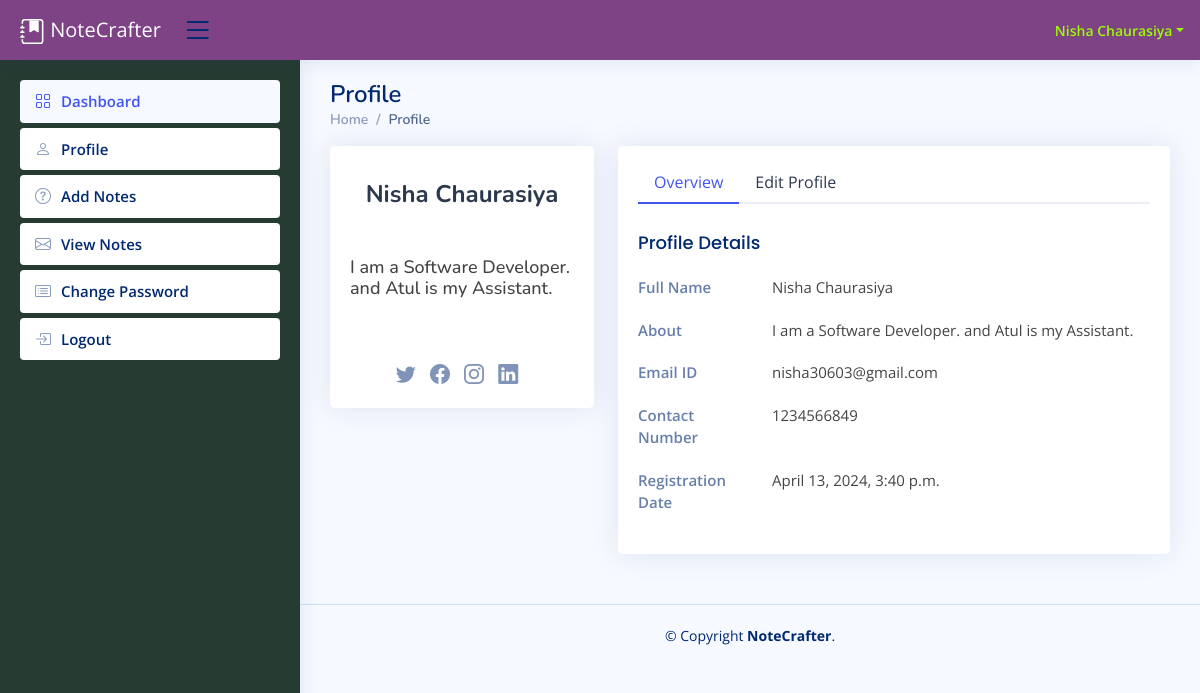
The page /profile (signed in) on the database its author committed.
### enotes/models.py (models this page shows, shortened)
class Signup(models.Model):
    user = models.ForeignKey(User, on_delete=models.CASCADE)
    ContactNo = models.CharField(max_length=10, null=True)
    About = models.CharField(max_length=450, null=True)
    Role = models.CharField(max_length=150, null=True)
    RegDate = models.DateTimeField(auto_now_add=True)

### enotes/views.py (the view, shortened to what this page needs)
# urls.py: path('profile', profile, name='profile'),
@login_required
def profile(request):
    user = request.user
    signup, created = Signup.objects.get_or_create(user=user)
    error = ""
    success_message = ""  # Initialize success_message variable
    return render(request, 'profile.html', {'user': user, 'signup': signup, 'error': error, 'success_message': success_message})

### enotes/templates/profile.html (shortened to what this page needs)
{% extends 'usernavbar.html' %}
{% block main %}
<div class="pagetitle">
    <h1>Profile</h1>
    <nav>
        <ol class="breadcrumb">
            <li class="breadcrumb-item"><a href="/dashboard">Home</a></li>
            <li class="breadcrumb-item active">Profile</li>
        </ol>
    </nav>
</div>
<section class="section profile">
    <div class="row">
        <div class="col-xl-4">
            <div class="card">
                <div class="card-body profile-card pt-4 d-flex flex-column align-items-center">
                    <h2>{{user.first_name}} {{user.last_name}}</h2> <br><br>
                    <h3>{{signup.About}}</h3><br><br>
                    <div class="social-links mt-2">
                        <a href="#" class="twitter"><i class="bi bi-twitter"></i></a>
                        <a href="#" class="facebook"><i class="bi bi-facebook"></i></a>
                        <a href="#" class="instagram"><i class="bi bi-instagram"></i></a>
                        <a href="#" class="linkedin"><i class="bi bi-linkedin"></i></a>
                    </div>
                </div>
            </div>
        </div>
        <div class="col-xl-8">
            <div class="card">
                <div class="card-body pt-3">
                    <ul class="nav nav-tabs nav-tabs-bordered">
                        <li class="nav-item">
                            <button class="nav-link active" data-bs-toggle="tab" data-bs-target="#profile-overview">
                                Overview
                            </button>
                        </li>
                        <li class="nav-item">
                            <button class="nav-link" data-bs-toggle="tab" data-bs-target="#profile-edit">Edit Profile
                            </button>
                        </li>
                    </ul>
                    <div class="tab-content pt-2">
                        <div class="tab-pane fade show active profile-overview" id="profile-overview">
                            <h5 class="card-title">Profile Details</h5>
                            <div class="row">
                                <div class="col-lg-3 col-md-4 label ">Full Name</div>
                                <div class="col-lg-9 col-md-8">{{user.first_name}} {{user.last_name}}</div>
                            </div>
                            <div class="row">
                                <div class="col-lg-3 col-md-4 label ">About</div>
                                <div class="col-lg-9 col-md-8">{{signup.About}}</div>
                            </div>
                            <div class="row">
                                <div class="col-lg-3 col-md-4 label">Email ID</div>
                                <div class="col-lg-9 col-md-8">{{user.username}}</div>
                            </div>
                            <div class="row">
                                <div class="col-lg-3 col-md-4 label">Contact Number</div>
                                <div class="col-lg-9 col-md-8">{{signup.ContactNo}}</div>
                            </div>
                            <div class="row">
                                <div class="col-lg-3 col-md-4 label">Registration Date</div>
                                <div class="col-lg-9 col-md-8">{{signup.RegDate}}</div>
                            </div>
                        </div>
                    </div>
                </div>
            </div>
        </div>
    </div>
</section>
{% endblock %}

### enotes/templates/usernavbar.html (shortened to what this page needs)
{% load static %}
<html lang="en">
<head>
  <link href="{% static 'assets/vendor/bootstrap/css/bootstrap.min.css' %}" rel="stylesheet">
  <link href="{% static 'assets/vendor/bootstrap-icons/bootstrap-icons.css' %}" rel="stylesheet">
  <link href="{% static 'assets/vendor/boxicons/css/boxicons.min.css' %}" rel="stylesheet">
  <link href="{% static 'assets/vendor/quill/quill.snow.css' %}" rel="stylesheet">
  <link href="{% static 'assets/vendor/quill/quill.bubble.css' %}" rel="stylesheet">
  <link href="{% static 'assets/vendor/remixicon/remixicon.css' %}" rel="stylesheet">
  <link href="{% static 'assets/vendor/simple-datatables/style.css' %}" rel="stylesheet">
  <link href="{% static 'assets/css/style.css' %}" rel="stylesheet">
</head>
<body>
  <header id="header" class="header fixed-top d-flex align-items-center" style="background-color: rgb(125, 67, 133);">
    <div class="d-flex align-items-center justify-content-between">
      <a class="navbar-brand" style="color: white;" href="#">
        NoteCrafter
      </a>
      <i class="bi bi-list toggle-sidebar-btn"></i>
    </div>
    <nav class="header-nav ms-auto">
      <ul class="d-flex align-items-center">
        <li class="nav-item dropdown pe-3">
          <a class="nav-link nav-profile d-flex align-items-center pe-0"  style="color: rgb(156, 252, 3);" href="#" data-bs-toggle="dropdown">
            <span class="d-none d-md-block dropdown-toggle ps-2">{{request.user.first_name}}
              {{request.user.last_name}}</span>
          </a>
        </li>
      </ul>
    </nav>
  </header>
  <aside id="sidebar" class="sidebar">
    <ul class="sidebar-nav" id="sidebar-nav">
      <li class="nav-item">
        <a class="nav-link" href="/dashboard">
          <i class="bi bi-grid"></i>
          <span>Dashboard</span>
        </a>
      </li>
      <li class="nav-item">
        <a class="nav-link collapsed" href="/profile">
          <i class="bi bi-person"></i>
          <span>Profile</span>
        </a>
      </li>
      <li class="nav-item">
        <a class="nav-link collapsed" href="/addNotes">
          <i class="bi bi-question-circle"></i>
          <span>Add Notes</span>
        </a>
      </li>
      <li class="nav-item">
        <a class="nav-link collapsed" href="/viewNotes">
          <i class="bi bi-envelope"></i>
          <span>View Notes</span>
        </a>
      </li>
      <li class="nav-item">
        <a class="nav-link collapsed" href="/changePassword">
          <i class="bi bi-card-list"></i>
          <span>Change Password</span>
        </a>
      </li>
      <li class="nav-item">
        <a class="nav-link collapsed" href="/logout">
          <i class="bi bi-box-arrow-in-right"></i>
          <span>Logout</span>
        </a>
      </li>
    </ul>
  </aside>
  <main id="main" class="main">
    <section class="section dashboard">
      {% block main %}
      {% endblock %}
    </section>
  </main>
  <footer id="footer" class="footer">
    <div class="copyright">
      &copy; Copyright <strong><span>NoteCrafter</span></strong>.
    </div>
  </footer>
</body>
</html>

### enotes/static/assets/css/style.css (style rules this page uses)
:root { scroll-behavior: smooth; }
body { font-family: "Open Sans", sans-serif; background: #f6f9ff; color: #444444; }
a { color: #4154f1; text-decoration: none; }
h1, h2, h3, h4, h5, h6 { font-family: "Nunito", sans-serif; }
#main { margin-top: 60px; padding: 20px 30px; transition: all 0.3s; }
.pagetitle { margin-bottom: 10px; }
.pagetitle h1 { font-size: 24px; margin-bottom: 0; font-weight: 600; color: #012970; }
.card { margin-bottom: 30px; border: none; border-radius: 5px; box-shadow: 0px 0 30px rgba(1, 41, 112, 0.1); }
.card-title { padding: 20px 0 15px 0; font-size: 18px; font-weight: 500; color: #012970; font-family: "Poppins", sans-serif; }
.card-body { padding: 0 20px 20px 20px; }
.breadcrumb { font-size: 14px; font-family: "Nunito", sans-serif; color: #899bbd; font-weight: 600; }
.breadcrumb a { color: #899bbd; transition: 0.3s; }
.breadcrumb .breadcrumb-item::before { color: #899bbd; }
.breadcrumb .active { color: #51678f; font-weight: 600; }
.nav-tabs-bordered { border-bottom: 2px solid #ebeef4; }
.nav-tabs-bordered .nav-link { margin-bottom: -2px; border: none; color: #2c384e; }
.nav-tabs-bordered .nav-link.active { background-color: #fff; color: #4154f1; border-bottom: 2px solid #4154f1; }
.header { transition: all 0.5s; z-index: 997; height: 60px; box-shadow: 0px 2px 20px rgba(1, 41, 112, 0.1); background-color: #892682; padding-left: 20px; }
.header .toggle-sidebar-btn { font-size: 32px; padding-left: 5px; cursor: pointer; color: #012970; }
.header-nav ul { list-style: none; }
.header-nav > ul { margin: 0; padding: 0; }
.header-nav .nav-profile { color: #012970; }
.header-nav .nav-profile span { font-size: 14px; font-weight: 600; }
.sidebar { position: fixed; top: 60px; left: 0; bottom: 0; width: 300px; z-index: 996; transition: all 0.3s; padding: 20px; overflow-y: auto; scrollbar-width: thin; scrollbar-color: #aab7cf transparent; box-shadow: 0px 0px 20px rgba(1, 41, 112, 0.1); background-color: #263c32; }
@media (min-width: 1200px) { #main, #footer { margin-left: 300px; } }
.sidebar-nav { padding: 0; margin: 0; list-style: none; }
.sidebar-nav li { padding: 0; margin: 0; list-style: none; }
.sidebar-nav .nav-item { margin-bottom: 5px; }
.sidebar-nav .nav-link { display: flex; align-items: center; font-size: 15px; font-weight: 600; color: #4154f1; transition: 0.3; background: #f6f9ff; padding: 10px 15px; border-radius: 4px; }
.sidebar-nav .nav-link i { font-size: 16px; margin-right: 10px; color: #4154f1; }
.sidebar-nav .nav-link.collapsed { color: #012970; background: #fff; }
.sidebar-nav .nav-link.collapsed i { color: #899bbd; }
.profile .profile-card h2 { font-size: 24px; font-weight: 700; color: #2c384e; margin: 10px 0 0 0; }
.profile .profile-card h3 { font-size: 18px; }
.profile .profile-card .social-links a { font-size: 20px; display: inline-block; color: rgba(1, 41, 112, 0.5); line-height: 0; margin-right: 10px; transition: 0.3s; }
.profile .profile-overview .row { margin-bottom: 20px; font-size: 15px; }
.profile .profile-overview .card-title { color: #012970; }
.profile .profile-overview .label { font-weight: 600; color: rgba(1, 41, 112, 0.6); }
.footer { padding: 20px 0; font-size: 14px; transition: all 0.3s; border-top: 1px solid #cddfff; }
.footer .copyright { text-align: center; color: #012970; }

### rows shown on the page
Signup: About "I am a Software Developer. and Atul is my Assistant.", ContactNo "1234566849", RegDate "April 13, 2024, 3:40 p.m."

### other values the page prints
{{ request.user.first_name }} "Nisha"
{{ request.user.last_name }} "Chaurasiya"
{{ user.first_name }} "Nisha"
{{ user.last_name }} "Chaurasiya"
{{ user.username }} "nisha30603@gmail.com"
